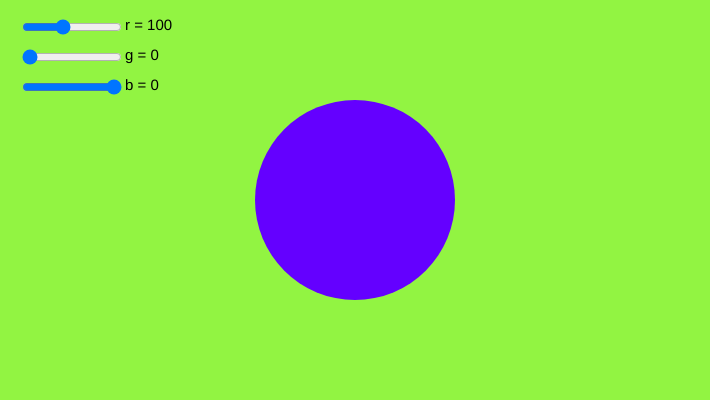
Frame 1 (no input)
Frame 60 (no input): identical to frame 1, image omitted
Frame 120 (the mouse pressed at the canvas centre since frame 60): identical to frame 1, image omitted

The p5.js sketch that drew this single still picture (run headless with seeded random() and noise() and a simulated clock; from frame 60 on, the mouse is pressed at the canvas centre):

// p5.js sketch
// ── sketch.js
var rSlider, gSlider, bSlider;

function setup() {
  createCanvas(710, 400);
	
  textSize(15)
  noStroke();


  rSlider = createSlider(0, 255, 100);
  rSlider.position(20, 20);
  rSlider.size(100,10);
  
  gSlider = createSlider(0, 255, 0);
  gSlider.position(20, 50);
  gSlider.size(100,10);
  
  bSlider = createSlider(0, 255, 255);
  bSlider.position(20, 80);
  bSlider.size(100,10);
}

function draw() {
  background (146, 244, 66);
  fill(0,0,0)
	var rNumber = rSlider.value();
	var gNumber = gSlider.value();
	var bNumber = gSlider.value();

  text(["r = "+rNumber],125,30);
  text(["g = "+gNumber],125,60);
  text(["b = "+bNumber],125,90);
  

	
  fill(rSlider.value(),gSlider.value(),bSlider.value())  
  
  noStroke();
  ellipse(width/2,height/2,200,200);

  
}
